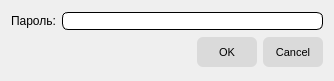
<?xml version="1.0" encoding="UTF-8"?>
<ui version="4.0">
 <class>PasswordDialog</class>
 <widget class="QDialog" name="PasswordDialog">
  <property name="geometry">
   <rect>
    <x>0</x>
    <y>0</y>
    <width>334</width>
    <height>81</height>
   </rect>
  </property>
  <property name="windowTitle">
   <string>Введите пароль</string>
  </property>
  <property name="styleSheet">
   <string notr="true">QWidget
{
	font-size: 9pt;
}

QPushButton
{
	background-color: rgb(218, 218, 218);
	border: none;
	border-radius: 6px;
	min-width: 60px;
	min-height: 30px;
	font-size: 8pt;
}

QPushButton:hover
{
	border-top: 1px solid black;
	border-left: 1px solid black;
	border-right: 2px outset black;
	border-bottom: 2px outset black;
}

QPushButton:pressed
{
	border: 2px inset black;
}

QLineEdit
{
	border: 1px solid black;
	border-radius: 6px;
}</string>
  </property>
  <layout class="QVBoxLayout" name="verticalLayout">
   <item>
    <layout class="QHBoxLayout" name="horizontalLayout">
     <item>
      <widget class="QLabel" name="label">
       <property name="text">
        <string>Пароль:</string>
       </property>
      </widget>
     </item>
     <item>
      <widget class="QLineEdit" name="lePassword">
       <property name="echoMode">
        <enum>QLineEdit::Password</enum>
       </property>
      </widget>
     </item>
    </layout>
   </item>
   <item>
    <widget class="QDialogButtonBox" name="buttonBox">
     <property name="orientation">
      <enum>Qt::Horizontal</enum>
     </property>
     <property name="standardButtons">
      <set>QDialogButtonBox::Cancel|QDialogButtonBox::Ok</set>
     </property>
    </widget>
   </item>
  </layout>
 </widget>
 <resources/>
 <connections>
  <connection>
   <sender>buttonBox</sender>
   <signal>accepted()</signal>
   <receiver>PasswordDialog</receiver>
   <slot>accept()</slot>
   <hints>
    <hint type="sourcelabel">
     <x>248</x>
     <y>254</y>
    </hint>
    <hint type="destinationlabel">
     <x>157</x>
     <y>274</y>
    </hint>
   </hints>
  </connection>
  <connection>
   <sender>buttonBox</sender>
   <signal>rejected()</signal>
   <receiver>PasswordDialog</receiver>
   <slot>reject()</slot>
   <hints>
    <hint type="sourcelabel">
     <x>316</x>
     <y>260</y>
    </hint>
    <hint type="destinationlabel">
     <x>286</x>
     <y>274</y>
    </hint>
   </hints>
  </connection>
 </connections>
</ui>
